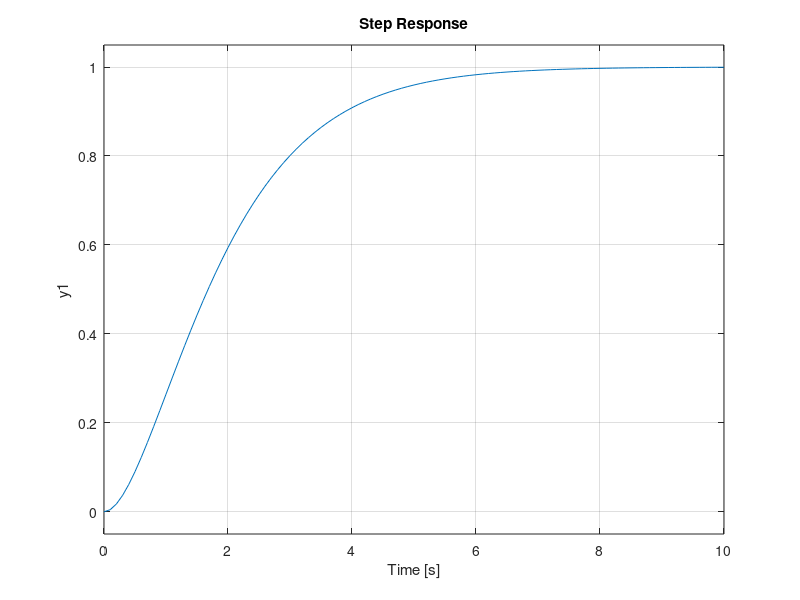

This figure's MATLAB source: (Note: this script raises an error after producing the figure.)
clc
close all
clear all

addpath ../

%%
h = tf(1,[1 2 1]);
step(h,10)

%% Model Subsystem
stateTrj = parseXML('secondOrderState.xml',[0 0; 1 0]);
timeTrj  = parseXML('secondOrderTime.xml',[0 0]);

hold on
plot(timeTrj, stateTrj(2,:), '*r')
hold off
